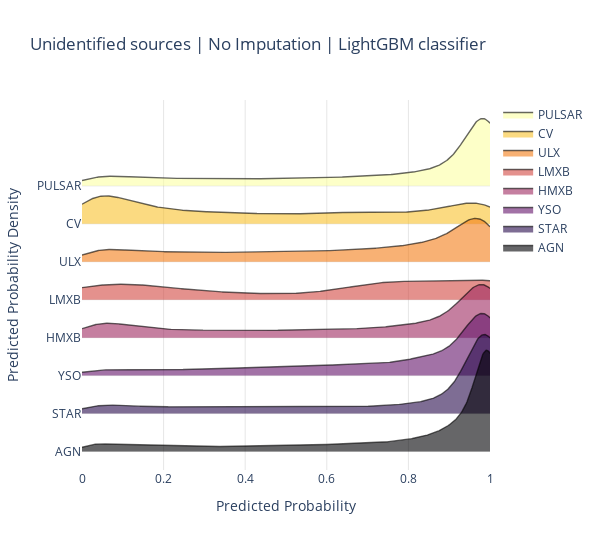

This figure's notebook cell:
### Code cell
from numpy.random import normal
from ridgeplot import ridgeplot
cl = classes[::-1]
sample = [u_df[u_df['class']==c]['prob'] for c in cl]
fig = ridgeplot(
    samples=sample,
    kde_points=np.linspace(0, 1, 500),
    colorscale="inferno",
    colormode="index",
    coloralpha=0.6,
    labels=cl,
    spacing = 3 / 8,
    xpad=0
)
fig.update_layout(
    title="Unidentified sources | No Imputation | LightGBM classifier",
    height=550,
    width=600,
    plot_bgcolor="rgba(255, 255, 255, 0.0)",
    xaxis_gridcolor="rgba(0, 0, 0, 0.1)",
    yaxis_gridcolor="rgba(0, 0, 0, 0.1)",
    xaxis_title="Predicted Probability",
    yaxis_title="Predicted Probability Density",
)

#fig.save('temp.png')
#fig.write_image('temp_res_comp/unid_prob_dist/lightGBM_none.jpg')
fig.show()

### Figure 1 — Plotly figure (JSON) as saved in the notebook; plotly's stock layout.template omitted (floating-point values rounded to 4 significant figures; data arrays with more than 128 entries replaced by an {"elided": "..."} marker saying what was removed)
{"data": [{"line": {"color": "rgba(0,0,0,0)", "width": 0}, "showlegend": false, "type": "scatter", "x": {"elided": "500 float values"}, "y": {"elided": "500 int values"}}, {"fill": "tonexty", "fillcolor": "rgba(252, 255, 164, 0.6)", "line": {"color": "rgba(0,0,0,0.6)", "width": 1.4}, "mode": "lines", "name": "PULSAR", "type": "scatter", "x": {"elided": "500 float values"}, "y": {"elided": "500 float values"}}, {"line": {"color": "rgba(0,0,0,0)", "width": 0}, "showlegend": false, "type": "scatter", "x": {"elided": "500 float values"}, "y": {"elided": "500 float values"}}, {"fill": "tonexty", "fillcolor": "rgba(248.14285714285714, 193.57142857142858, 45.28571428571429, 0.6)", "line": {"color": "rgba(0,0,0,0.6)", "width": 1.4}, "mode": "lines", "name": "CV", "type": "scatter", "x": {"elided": "500 float values"}, "y": {"elided": "500 float values"}}, {"line": {"color": "rgba(0,0,0,0)", "width": 0}, "showlegend": false, "type": "scatter", "x": {"elided": "500 float values"}, "y": {"elided": "500 float values"}}, {"fill": "tonexty", "fillcolor": "rgba(243.0, 126.42857142857146, 23.714285714285694, 0.6)", "line": {"color": "rgba(0,0,0,0.6)", "width": 1.4}, "mode": "lines", "name": "ULX", "type": "scatter", "x": {"elided": "500 float values"}, "y": {"elided": "500 float values"}}, {"line": {"color": "rgba(0,0,0,0)", "width": 0}, "showlegend": false, "type": "scatter", "x": {"elided": "500 float values"}, "y": {"elided": "500 float values"}}, {"fill": "tonexty", "fillcolor": "rgba(211.28571428571428, 73.28571428571426, 65.2857142857143, 0.6)", "line": {"color": "rgba(0,0,0,0.6)", "width": 1.4}, "mode": "lines", "name": "LMXB", "type": "scatter", "x": {"elided": "500 float values"}, "y": {"elided": "500 float values"}}, {"line": {"color": "rgba(0,0,0,0)", "width": 0}, "showlegend": false, "type": "scatter", "x": {"elided": "500 float values"}, "y": {"elided": "500 float values"}}, {"fill": "tonexty", "fillcolor": "rgba(158.57142857142856, 41.714285714285715, 97.85714285714286, 0.6)", "line": {"color": "rgba(0,0,0,0.6)", "width": 1.4}, "mode": "lines", "name": "HMXB", "type": "scatter", "x": {"elided": "500 float values"}, "y": {"elided": "500 float values"}}, {"line": {"color": "rgba(0,0,0,0)", "width": 0}, "showlegend": false, "type": "scatter", "x": {"elided": "500 float values"}, "y": {"elided": "500 float values"}}, {"fill": "tonexty", "fillcolor": "rgba(100.28571428571428, 21.142857142857142, 108.14285714285714, 0.6)", "line": {"color": "rgba(0,0,0,0.6)", "width": 1.4}, "mode": "lines", "name": "YSO", "type": "scatter", "x": {"elided": "500 float values"}, "y": {"elided": "500 float values"}}, {"line": {"color": "rgba(0,0,0,0)", "width": 0}, "showlegend": false, "type": "scatter", "x": {"elided": "500 float values"}, "y": {"elided": "500 float values"}}, {"fill": "tonexty", "fillcolor": "rgba(40.42857142857143, 12.0, 77.0, 0.6)", "line": {"color": "rgba(0,0,0,0.6)", "width": 1.4}, "mode": "lines", "name": "STAR", "type": "scatter", "x": {"elided": "500 float values"}, "y": {"elided": "500 float values"}}, {"line": {"color": "rgba(0,0,0,0)", "width": 0}, "showlegend": false, "type": "scatter", "x": {"elided": "500 float values"}, "y": {"elided": "500 float values"}}, {"fill": "tonexty", "fillcolor": "rgba(0, 0, 4, 0.6)", "line": {"color": "rgba(0,0,0,0.6)", "width": 1.4}, "mode": "lines", "name": "AGN", "type": "scatter", "x": {"elided": "500 float values"}, "y": {"elided": "500 float values"}}], "layout": {"height": 550, "hovermode": false, "legend": {"traceorder": "normal"}, "plot_bgcolor": "rgba(255, 255, 255, 0.0)", "title": {"text": "Unidentified sources | No Imputation | LightGBM classifier"}, "width": 600, "xaxis": {"gridcolor": "rgba(0, 0, 0, 0.1)", "range": [0, 1], "showgrid": true, "showticklabels": true, "title": {"text": "Predicted Probability"}, "zeroline": false}, "yaxis": {"gridcolor": "rgba(0, 0, 0, 0.1)", "showgrid": true, "showticklabels": true, "ticktext": ["PULSAR", "CV", "ULX", "LMXB", "HMXB", "YSO", "STAR", "AGN"], "tickvals": [0, -2.313, -4.626, -6.939, -9.252, -11.57, -13.88, -16.19], "title": {"text": "Predicted Probability Density"}, "zeroline": false}}}
